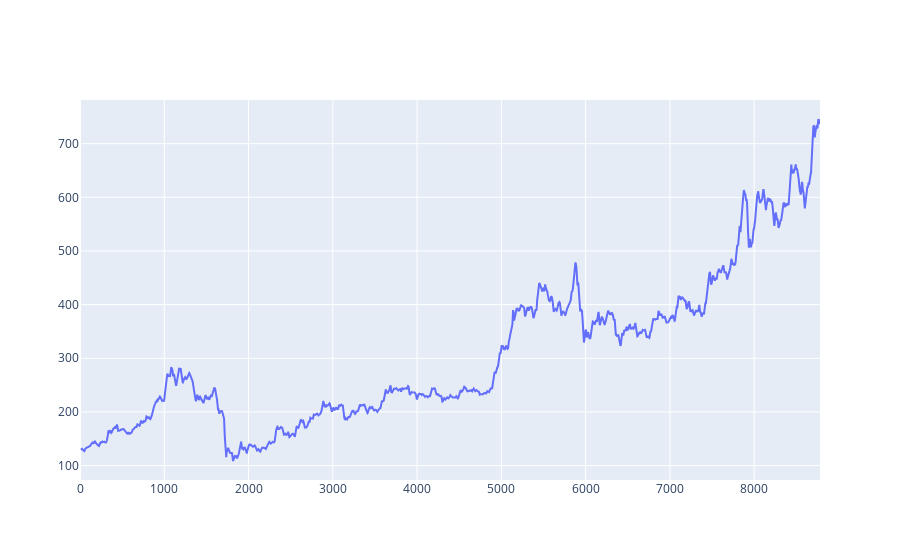

Source (notebook cell):
### Code cell
fig = go.Figure(data=go.Scatter(x=np.arange(len(line)),y=np.array(vals)))
fig.show()

### Figure 1 — Plotly figure (JSON) as saved in the notebook; plotly's stock layout.template omitted (floating-point values rounded to 4 significant figures; data arrays with more than 128 entries replaced by an {"elided": "..."} marker saying what was removed)
{"data": [{"type": "scatter", "x": {"elided": "8782 int values"}, "y": {"elided": "8782 float values"}}], "layout": {}}
